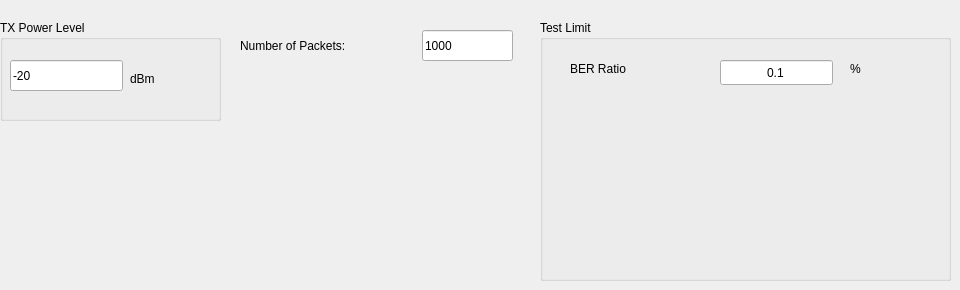
          <widget class="QWidget" name="tab_18">
           <attribute name="title">
            <string>EDR Max Input</string>
           </attribute>
           <widget class="QLineEdit" name="lineEdit_edrmaxinput_numberofbit">
            <property name="geometry">
             <rect>
              <x>422</x>
              <y>30</y>
              <width>91</width>
              <height>31</height>
             </rect>
            </property>
            <property name="text">
             <string>1000</string>
            </property>
           </widget>
           <widget class="QLabel" name="label_99">
            <property name="geometry">
             <rect>
              <x>240</x>
              <y>36</y>
              <width>171</width>
              <height>20</height>
             </rect>
            </property>
            <property name="text">
             <string>Number of Packets:</string>
            </property>
           </widget>
           <widget class="QGroupBox" name="groupBox_43">
            <property name="geometry">
             <rect>
              <x>0</x>
              <y>20</y>
              <width>221</width>
              <height>101</height>
             </rect>
            </property>
            <property name="title">
             <string>TX Power Level</string>
            </property>
            <widget class="QLineEdit" name="lineEdit_edr_maxinput_txpowerlevel">
             <property name="geometry">
              <rect>
               <x>10</x>
               <y>40</y>
               <width>113</width>
               <height>31</height>
              </rect>
             </property>
             <property name="text">
              <string>-20</string>
             </property>
            </widget>
            <widget class="QLabel" name="label_101">
             <property name="geometry">
              <rect>
               <x>130</x>
               <y>50</y>
               <width>51</width>
               <height>18</height>
              </rect>
             </property>
             <property name="text">
              <string>dBm</string>
             </property>
            </widget>
           </widget>
           <widget class="QGroupBox" name="groupBox_44">
            <property name="geometry">
             <rect>
              <x>540</x>
              <y>20</y>
              <width>411</width>
              <height>261</height>
             </rect>
            </property>
            <property name="title">
             <string>Test Limit</string>
            </property>
            <widget class="QLabel" name="label_102">
             <property name="geometry">
              <rect>
               <x>30</x>
               <y>40</y>
               <width>141</width>
               <height>18</height>
              </rect>
             </property>
             <property name="text">
              <string>BER Ratio</string>
             </property>
            </widget>
            <widget class="QLineEdit" name="lineEdit_edr_testlimit_maxinput_ber">
             <property name="geometry">
              <rect>
               <x>180</x>
               <y>40</y>
               <width>113</width>
               <height>25</height>
              </rect>
             </property>
             <property name="text">
              <string>0.1</string>
             </property>
             <property name="alignment">
              <set>Qt::AlignCenter</set>
             </property>
            </widget>
            <widget class="QLabel" name="label_104">
             <property name="geometry">
              <rect>
               <x>310</x>
               <y>40</y>
               <width>41</width>
               <height>18</height>
              </rect>
             </property>
             <property name="text">
              <string>%</string>
             </property>
            </widget>
           </widget>
          </widget>
